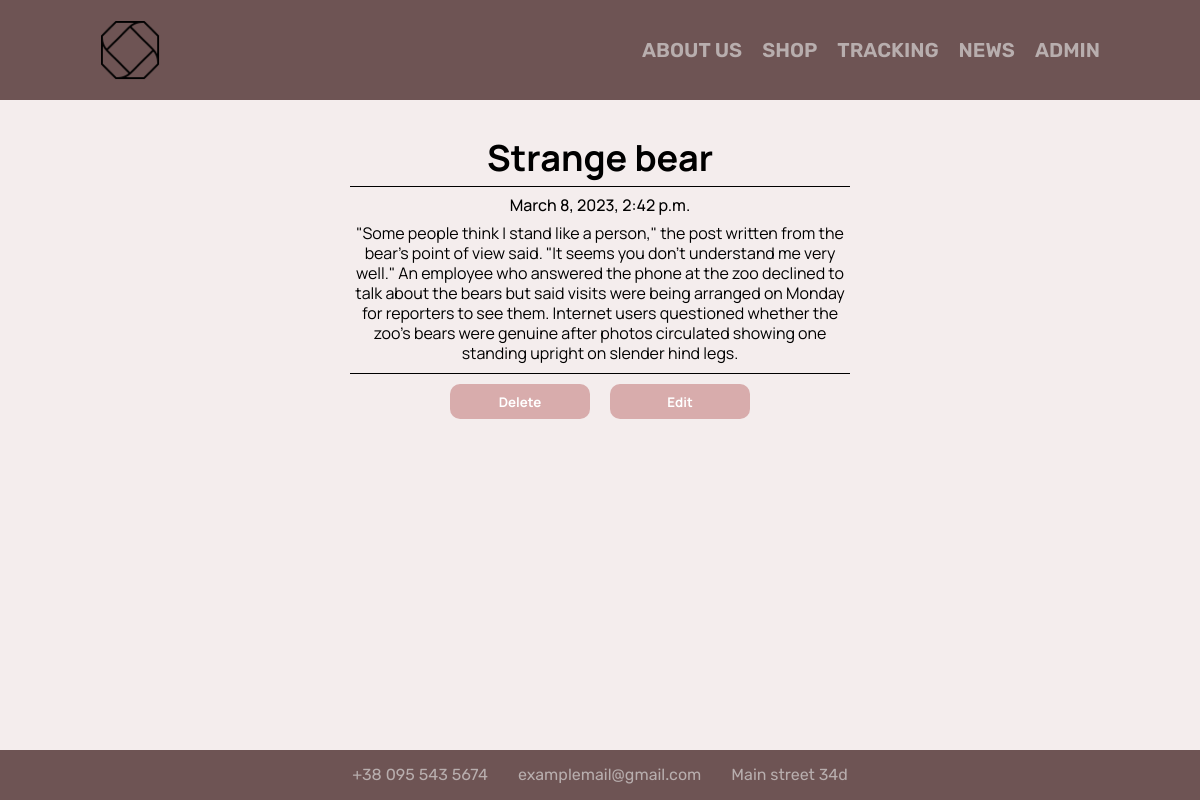
Screenshot of /news/14 with the database file from the repository.
### news/models.py (models this page shows, shortened)
class Articles(models.Model):
   title = models.CharField('Name', max_length=50, default="")
   announcement = models.CharField('Announcement', max_length=250, default="")
   fullText = models.TextField('Article', max_length=500, default="")
   date = models.DateTimeField('Date', max_length=20, default="")
   class Meta:
      verbose_name = 'Article'
      verbose_name_plural = "Articles"

### news/views.py (the view)
# urls.py: path('<int:pk>', views.NewsDetailViews.as_view(), name="newsDetail"),
class NewsDetailViews(DetailView):
   model = Articles
   template_name = 'news/newsDetailViews.html'
   context_object_name = 'article'

### news/templates/news/newsDetailViews.html
{% extends 'main/layout.html' %} {% block title %} {{article.title}} {% endblock%} {% load static %} {% block body %}
<div class="details">
  <div class="container">
	<div class="details__body">
    <div class="details__title">{{article.title}}</div>
    <div class="details__date">{{article.date}}</div>
    <div class="fullText">{{article.fullText}}</div>
    <div class="details__buttons">
      <a href="{% url 'newsDelete' article.id%}"><button class="button details__delete">Delete</button></a>
      <a href="{% url 'newsUpdate' article.id%}"><button class="button details__edit">Edit</button></a>
    </div>
  </div>
  </div>
</div>
{% endblock %}

### main/static/main/css/nullstyle.css (style rules this page uses)
* { padding: 0; margin: 0; border: 0; -moz-user-select: none; -khtml-user-select: none; -webkit-user-select: none; user-select: none; }
body, html { height: 100%; width: 100%; font-size: 100%; line-height: 1; font-size: 14px; -ms-text-size-adjust: 100%; -moz-text-size-adjust: 100%; -webkit-text-size-adjust: 100%; }
button, input, textarea { font-family: inherit; }
button { cursor: pointer; }
a, a:visited { text-decoration: none; }

### main/static/main/css/main.css (style rules this page uses)
body { background: #f4eded; display: flex; flex-direction: column; }
.container { max-width: 1030px; padding: 0px 15px; margin: 0px auto; }

### main/static/news/css/news.css (style rules this page uses)
.button { width: 140px; height: 35px; border-radius: 10px; background: rgb(216, 172, 172); color: #fff; font-weight: 700; }
.details { margin: 40px 0px; font-family: 'Manrope', sans-serif; }
.details__body { max-width: 500px; margin: 0px auto; text-align: center; display: flex; flex-direction: column; gap: 10px; }
.details__title { font-size: 36px; font-weight: 700; padding-bottom: 10px; border-bottom: 1px solid #000; }
.details__date { font-size: 16px; font-weight: 500; }
.fullText { line-height: 20px; font-size: 16px; padding-bottom: 10px; border-bottom: 1px solid #000; }
.details__buttons { display: flex; gap: 20px; justify-content: center; }

### rows the page displays
Articles: title "Strange bear", date "March 8, 2023, 2:42 p.m.", fullText "\"Some people think I stand like a person,\" the post written from the bear's point of view said. \"It seems you don't understand me very well.\" An employee who answered the phone at the zoo declined to talk about the bears but said visits were being arranged on Monday for reporters to see them. Internet users questioned whether the zoo's bears were genuine after photos circulated showing one standing upright on slender hind legs."
